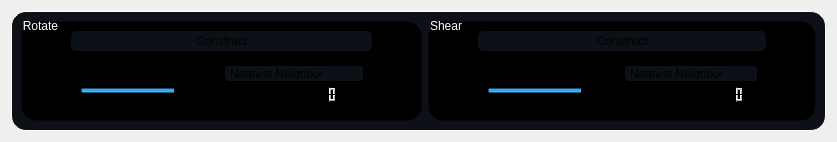
      <widget class="QWidget" name="tab_3">
       <attribute name="title">
        <string>Rotate/Shear</string>
       </attribute>
       <layout class="QGridLayout" name="gridLayout_5">
        <item row="0" column="0">
         <widget class="QGroupBox" name="main_groupBox_3">
          <property name="styleSheet">
           <string notr="true">QGroupBox {
background-color: rgb(13, 17, 23);
border: 1.2px solid #ffffff;
border-style: outset;
border-radius: 15px;
}
QGroupBox::title  {
    subcontrol-origin: margin;
    subcontrol-position: top left;
    padding: -5px 0px 0px 0px;
    color: rgb(255, 255, 255);
}</string>
          </property>
          <property name="title">
           <string/>
          </property>
          <layout class="QHBoxLayout" name="horizontalLayout_13">
           <item>
            <layout class="QVBoxLayout" name="verticalLayout_10">
             <item>
              <widget class="QGroupBox" name="controls_groupBox">
               <property name="minimumSize">
                <size>
                 <width>0</width>
                 <height>100</height>
                </size>
               </property>
               <property name="maximumSize">
                <size>
                 <width>16777215</width>
                 <height>100</height>
                </size>
               </property>
               <property name="styleSheet">
                <string notr="true">background-color: black;
border-color: transparent;</string>
               </property>
               <property name="title">
                <string>Rotate</string>
               </property>
               <layout class="QGridLayout" name="gridLayout_4">
                <item row="0" column="0">
                 <layout class="QHBoxLayout" name="horizontalLayout_4">
                  <item>
                   <spacer name="horizontalSpacer_4">
                    <property name="orientation">
                     <enum>Qt::Horizontal</enum>
                    </property>
                    <property name="sizeHint" stdset="0">
                     <size>
                      <width>40</width>
                      <height>20</height>
                     </size>
                    </property>
                   </spacer>
                  </item>
                  <item>
                   <layout class="QVBoxLayout" name="verticalLayout_5">
                    <item>
                     <widget class="QPushButton" name="r_construct_button">
                      <property name="minimumSize">
                       <size>
                        <width>200</width>
                        <height>0</height>
                       </size>
                      </property>
                      <property name="styleSheet">
                       <string notr="true">QPushButton {
    border-radius: 5px;
    border-style: outset;
    background: rgb(12, 17, 24);
	padding: 3;
    }

QPushButton:hover {
    background: rgb(63, 95, 127)
    }

QPushButton:pressed {
    border-style: inset;
    background:rgb(20, 20, 20)
    }</string>
                      </property>
                      <property name="text">
                       <string>Construct</string>
                      </property>
                     </widget>
                    </item>
                    <item>
                     <widget class="QWidget" name="r_controls_widget" native="true">
                      <layout class="QVBoxLayout" name="controls_verticalLayout">
                       <item>
                        <layout class="QHBoxLayout" name="horizontalLayout_5">
                         <item>
                          <widget class="QLabel" name="label_3">
                           <property name="text">
                            <string>Interpolation:</string>
                           </property>
                          </widget>
                         </item>
                         <item>
                          <widget class="QComboBox" name="r_interpolation_comboBox">
                           <property name="minimumSize">
                            <size>
                             <width>120</width>
                             <height>0</height>
                            </size>
                           </property>
                           <property name="styleSheet">
                            <string notr="true">QComboBox
{
	border-radius: 3px;
	background-color: rgb(13, 17, 23);
}

QComboBox::drop-down
{
	border-left-color: transparent;
 }

QComboBox::down-arrow, QSpinBox::down-arrow, QTimeEdit::down-arrow, QDateEdit::down-arrow
{
     image: url(:/icons/Arrowhead-nottop-256.png);
     width: 7px;
     height: 6px;
}

QComboBox QAbstractItemView
{
    selection-background-color: transparent;
}</string>
                           </property>
                           <item>
                            <property name="text">
                             <string>Nearest Neighbor</string>
                            </property>
                           </item>
                           <item>
                            <property name="text">
                             <string>Bilinear</string>
                            </property>
                           </item>
                          </widget>
                         </item>
                        </layout>
                       </item>
                       <item>
                        <layout class="QHBoxLayout" name="horizontalLayout_6">
                         <item>
                          <widget class="QSlider" name="rotation_slider">
                           <property name="minimumSize">
                            <size>
                             <width>200</width>
                             <height>0</height>
                            </size>
                           </property>
                           <property name="maximumSize">
                            <size>
                             <width>200</width>
                             <height>16777215</height>
                            </size>
                           </property>
                           <property name="styleSheet">
                            <string notr="true">QSlider{
    background-color: transparent;
}

QSlider::handle {
    background-color: qradialgradient(
        cx: 0.7, cy: 1.4, fx: 0.7, fy: 1.4,
        radius: 1, stop: 0 #fff, stop: 1 #424242
        );
	border-radius: 2px;
    height: 40px;
    width: 40px;
    margin: -15px 0px;
    }

QSlider::handle::hover{
	border: inset;
	 background-color: qradialgradient(
        cx: 0.7, cy: 1.4, fx: 0.7, fy: 1.4,
        radius: 1, stop: 0 #bbb, stop: 1 #000
        );}</string>
                           </property>
                           <property name="minimum">
                            <number>-360</number>
                           </property>
                           <property name="maximum">
                            <number>360</number>
                           </property>
                           <property name="sliderPosition">
                            <number>0</number>
                           </property>
                           <property name="orientation">
                            <enum>Qt::Horizontal</enum>
                           </property>
                           <property name="tickPosition">
                            <enum>QSlider::TicksBelow</enum>
                           </property>
                           <property name="tickInterval">
                            <number>60</number>
                           </property>
                          </widget>
                         </item>
                         <item>
                          <widget class="QLCDNumber" name="rotation_lcd">
                           <property name="maximumSize">
                            <size>
                             <width>16777215</width>
                             <height>24</height>
                            </size>
                           </property>
                           <property name="intValue" stdset="0">
                            <number>0</number>
                           </property>
                          </widget>
                         </item>
                         <item>
                          <widget class="QLabel" name="direction_label">
                           <property name="text">
                            <string/>
                           </property>
                          </widget>
                         </item>
                        </layout>
                       </item>
                      </layout>
                     </widget>
                    </item>
                   </layout>
                  </item>
                  <item>
                   <spacer name="horizontalSpacer_6">
                    <property name="orientation">
                     <enum>Qt::Horizontal</enum>
                    </property>
                    <property name="sizeHint" stdset="0">
                     <size>
                      <width>40</width>
                      <height>20</height>
                     </size>
                    </property>
                   </spacer>
                  </item>
                 </layout>
                </item>
               </layout>
              </widget>
             </item>
             <item>
              <layout class="QVBoxLayout" name="t_box_r">
               <property name="spacing">
                <number>10</number>
               </property>
              </layout>
             </item>
            </layout>
           </item>
           <item>
            <layout class="QVBoxLayout" name="verticalLayout_11">
             <item>
              <widget class="QGroupBox" name="controls_groupBox_2">
               <property name="minimumSize">
                <size>
                 <width>0</width>
                 <height>100</height>
                </size>
               </property>
               <property name="maximumSize">
                <size>
                 <width>16777215</width>
                 <height>100</height>
                </size>
               </property>
               <property name="styleSheet">
                <string notr="true">background-color: black;
border-color: transparent;</string>
               </property>
               <property name="title">
                <string>Shear</string>
               </property>
               <layout class="QGridLayout" name="gridLayout_6">
                <item row="0" column="0">
                 <layout class="QHBoxLayout" name="horizontalLayout_7">
                  <item>
                   <spacer name="horizontalSpacer_7">
                    <property name="orientation">
                     <enum>Qt::Horizontal</enum>
                    </property>
                    <property name="sizeHint" stdset="0">
                     <size>
                      <width>40</width>
                      <height>20</height>
                     </size>
                    </property>
                   </spacer>
                  </item>
                  <item>
                   <layout class="QVBoxLayout" name="verticalLayout_6">
                    <item>
                     <widget class="QPushButton" name="s_construct_button">
                      <property name="minimumSize">
                       <size>
                        <width>200</width>
                        <height>0</height>
                       </size>
                      </property>
                      <property name="styleSheet">
                       <string notr="true">QPushButton {
    border-radius: 5px;
    border-style: outset;
    background: rgb(12, 17, 24);
	padding: 3;
    }

QPushButton:hover {
    background: rgb(63, 95, 127)
    }

QPushButton:pressed {
    border-style: inset;
    background:rgb(20, 20, 20)
    }</string>
                      </property>
                      <property name="text">
                       <string>Construct</string>
                      </property>
                     </widget>
                    </item>
                    <item>
                     <widget class="QWidget" name="s_controls_widget" native="true">
                      <layout class="QVBoxLayout" name="controls_verticalLayout_2">
                       <item>
                        <layout class="QHBoxLayout" name="horizontalLayout_11">
                         <item>
                          <widget class="QLabel" name="label_4">
                           <property name="text">
                            <string>Interpolation:</string>
                           </property>
                          </widget>
                         </item>
                         <item>
                          <widget class="QComboBox" name="s_interpolation_comboBox">
                           <property name="minimumSize">
                            <size>
                             <width>120</width>
                             <height>0</height>
                            </size>
                           </property>
                           <property name="styleSheet">
                            <string notr="true">QComboBox
{
	border-radius: 3px;
	background-color: rgb(13, 17, 23);
}

QComboBox::drop-down
{
	border-left-color: transparent;
 }

QComboBox::down-arrow, QSpinBox::down-arrow, QTimeEdit::down-arrow, QDateEdit::down-arrow
{
     image: url(:/icons/Arrowhead-nottop-256.png);
     width: 7px;
     height: 6px;
}

QComboBox QAbstractItemView
{
    selection-background-color: transparent;
}</string>
                           </property>
                           <item>
                            <property name="text">
                             <string>Nearest Neighbor</string>
                            </property>
                           </item>
                           <item>
                            <property name="text">
                             <string>Bilinear</string>
                            </property>
                           </item>
                          </widget>
                         </item>
                        </layout>
                       </item>
                       <item>
                        <layout class="QHBoxLayout" name="horizontalLayout_12">
                         <item>
                          <widget class="QSlider" name="shear_slider">
                           <property name="minimumSize">
                            <size>
                             <width>200</width>
                             <height>0</height>
                            </size>
                           </property>
                           <property name="maximumSize">
                            <size>
                             <width>200</width>
                             <height>16777215</height>
                            </size>
                           </property>
                           <property name="styleSheet">
                            <string notr="true">QSlider{
    background-color: transparent;
}

QSlider::handle {
    background-color: qradialgradient(
        cx: 0.7, cy: 1.4, fx: 0.7, fy: 1.4,
        radius: 1, stop: 0 #fff, stop: 1 #424242
        );
	border-radius: 2px;
    height: 40px;
    width: 40px;
    margin: -15px 0px;
    }

QSlider::handle::hover{
	border: inset;
	 background-color: qradialgradient(
        cx: 0.7, cy: 1.4, fx: 0.7, fy: 1.4,
        radius: 1, stop: 0 #bbb, stop: 1 #000
        );}</string>
                           </property>
                           <property name="minimum">
                            <number>-45</number>
                           </property>
                           <property name="maximum">
                            <number>45</number>
                           </property>
                           <property name="sliderPosition">
                            <number>0</number>
                           </property>
                           <property name="orientation">
                            <enum>Qt::Horizontal</enum>
                           </property>
                           <property name="tickPosition">
                            <enum>QSlider::TicksBelow</enum>
                           </property>
                          </widget>
                         </item>
                         <item>
                          <widget class="QLCDNumber" name="shear_lcd">
                           <property name="maximumSize">
                            <size>
                             <width>16777215</width>
                             <height>24</height>
                            </size>
                           </property>
                           <property name="intValue" stdset="0">
                            <number>0</number>
                           </property>
                          </widget>
                         </item>
                        </layout>
                       </item>
                      </layout>
                     </widget>
                    </item>
                   </layout>
                  </item>
                  <item>
                   <spacer name="horizontalSpacer_8">
                    <property name="orientation">
                     <enum>Qt::Horizontal</enum>
                    </property>
                    <property name="sizeHint" stdset="0">
                     <size>
                      <width>40</width>
                      <height>20</height>
                     </size>
                    </property>
                   </spacer>
                  </item>
                 </layout>
                </item>
               </layout>
              </widget>
             </item>
             <item>
              <layout class="QVBoxLayout" name="t_box_s">
               <property name="spacing">
                <number>10</number>
               </property>
              </layout>
             </item>
            </layout>
           </item>
          </layout>
         </widget>
        </item>
       </layout>
      </widget>
